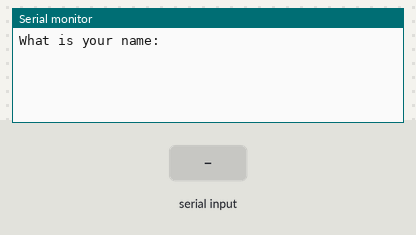
Recording of a sketch running on a simulated Arduino Uno, built with avr-gcc and run on an emulated ATmega328P. Parts: the last lines printed to the serial monitor. The test bench sets the inputs (shaded band).

Above: at 1.2 s.
1.3 s: "1\n" received over Serial
At 1.8 s:
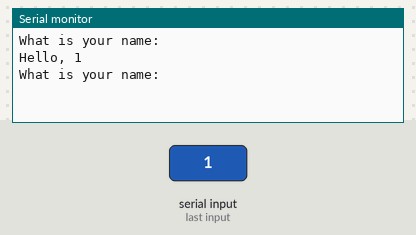
2.8 s: "0\n" received over Serial
At 4.0 s:
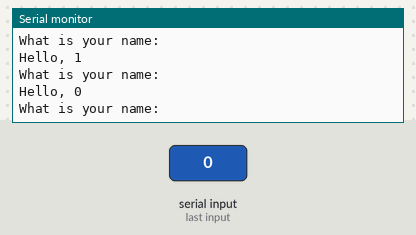
4.3 s: "2\n" received over Serial
At 5.3 s:
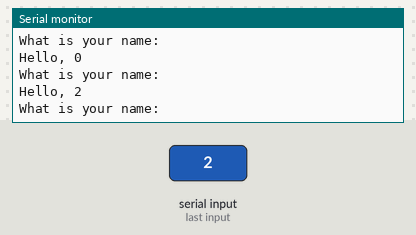

The sketch:

askUserForCommand.ino
```cpp
void setup() {
  Serial.begin(9600);
  while (!Serial) {
    // wait for serial port to connect.
  }
}

void loop() {
  char answer[20];
  Serial.print("What is your name: ");
  while(!Serial.available()){
    // wait for user input
  }
  int count = Serial.readBytesUntil('\n', answer, 20);
  answer[count] = '\0'; // add null terminator
  Serial.println();
  Serial.print("Hello, ");
  Serial.println(answer);
}
```

Measured:
- after the input at 1.3 s, the serial monitor: prints a new line at once (image 1)
- after the input at 2.8 s, the serial monitor: prints a new line at once (image 2)
- after the input at 4.3 s, the serial monitor: prints a new line at once (image 3)
